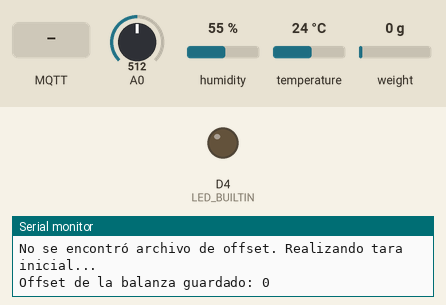
This sketch was run on a simulated ESP8266 (NodeMCU). On the bench: output pins drawn as LEDs (lit = HIGH, except the on-board LED, lit = LOW), the last lines printed to the serial monitor. The test bench sets the inputs (shaded band); at power-on: A0 = 512, humidity 55 %, temperature 24 °C, weight on the scale 0 g. WiFi joins after 1.5 s; servers stay silent unless stated; the local clock reads 2024-03-15 10:24:30 at power-on unless the sketch sets it; storage starts empty; no MQTT or app messages arrive unless stated.

Above: at 3.7 s.
3.8 s: MQTT message "0" arrives on the first subscribed topic
At 6.07 s:
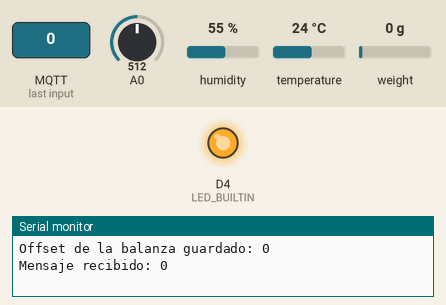
12.6 s: MQTT message "on" arrives on the first subscribed topic
17.5 s: MQTT message "off" arrives on the first subscribed topic
Timing chart, 0 to 27.6 s (numbered marks = the images above; inputs shaded):
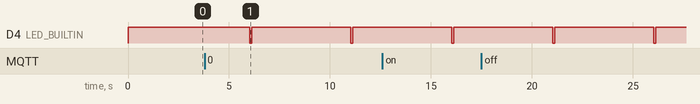

Measured:
- by itself, D4 (LED_BUILTIN): alternates HIGH for 4.9 s and LOW for 0.10 s

The sketch:

KPCL0022_Gem_1a.ino
```cpp
#include <ESP8266WiFi.h>
#include <WiFiClientSecure.h>
#include <PubSubClient.h>
#include <ArduinoJson.h>
#include <DHT.h>
#include "env.h"
#include <time.h>
#include "HX711.h"
#include <LittleFS.h>

// WiFi
String ssid, password;
unsigned long ultimoIntentoWiFi = 0;
int reintentosWiFi = 0;
bool esperandoReconectar = false;
unsigned long ultimoParpadeo = 0;
bool estadoLED = false;

// Device & MQTT
const char THINGNAME[] = "KPCL0022";
const char MQTT_HOST[] = "a2fvfjwoybq3qw-ats.iot.us-east-2.amazonaws.com";
const char AWS_IOT_PUBLISH_TOPIC[] = "KPCL0022/pub";
const char AWS_IOT_SUBSCRIBE_TOPIC[] = "KPCL0022/sub";

// Tiempo
long interval = 5000; // Ahora modificable por MQTT
const int8_t TIME_ZONE = -4;
unsigned long lastMillis = 0;

// Cliente seguro
WiFiClientSecure net;
BearSSL::X509List cert(cacert);
BearSSL::X509List client_crt(client_cert);
BearSSL::PrivateKey key(privkey);
PubSubClient client(net);

// DHT11
#define DHTPIN D5
#define DHTTYPE DHT11
DHT dht(DHTPIN, DHTTYPE);

// HX711
const int LOADCELL_DOUT_PIN = 12;
const int LOADCELL_SCK_PIN = 13;
HX711 scale;

// Estado de lectura
const int LECTURAS_REQUERIDAS = 3;
int lecturasValidas = 0;

// === FUNCIONES ===
void leerCredencialesWiFi() {
  if (!LittleFS.exists("/wifi.txt")) {
    ssid = "Jeivos";
    password = "jdayne2121";
    return;
  }
  File file = LittleFS.open("/wifi.txt", "r");
  if (file) {
    ssid = file.readStringUntil('\n');
    ssid.trim();
    password = file.readStringUntil('\n');
    password.trim();
    file.close();
  }
}

void guardarCredencialesWiFi(String newSSID, String newPASS) {
  File file = LittleFS.open("/wifi.txt", "w");
  if (file) {
    file.println(newSSID);
    file.println(newPASS);
    file.close();
    Serial.println("Credenciales guardadas. Reiniciando...");
    delay(1000);
    ESP.restart();
  }
}

void guardarOffsetBalanza(long offset) {
  File file = LittleFS.open("/scale_offset.txt", "w");
  if (file) {
    file.print(offset);
    file.close();
    Serial.println("Offset de la balanza guardado: " + String(offset));
  } else {
    Serial.println("Error al guardar el offset de la balanza.");
  }
}

void conectarWiFi() {
  Serial.println("Conectando a: " + ssid);
  WiFi.mode(WIFI_STA);
  WiFi.begin(ssid.c_str(), password.c_str());
  int intentos = 0;
  while (WiFi.status() != WL_CONNECTED && intentos < 20) {
    delay(500);
    Serial.print(".");
    intentos++;
  }
  if (WiFi.status() == WL_CONNECTED) {
    Serial.println("\nWiFi conectado. IP: " + WiFi.localIP().toString());
  } else {
    Serial.println("\nNo se pudo conectar a WiFi");
  }
}

void NTPConnect() {
  configTime(TIME_ZONE * 3600, 0, "pool.ntp.org", "time.nist.gov");
  time_t now = time(nullptr);
  while (now < 1510592825) {
    delay(500);
    Serial.print(".");
    now = time(nullptr);
  }
  Serial.println("\nHora sincronizada");
}

String getFormattedTime() {
  time_t now = time(nullptr);
  struct tm *timeinfo = localtime(&now);
  char buffer[30];
  strftime(buffer, sizeof(buffer), "%d/%m/%Y, %H:%M:%S", timeinfo);
  return String(buffer);
}

bool internetConectado() {
  return WiFi.status() == WL_CONNECTED;
}

void publishMessage() {
  float h = dht.readHumidity();
  float t = dht.readTemperature();
  int lightValue = analogRead(A0);
  float light = map(lightValue, 0, 1023, 0, 500);
  float weight = scale.get_units(10);
  String timestamp = getFormattedTime();

  if (!isnan(h) && !isnan(t)) {
    lecturasValidas++;
    if (lecturasValidas > LECTURAS_REQUERIDAS) {
      lecturasValidas = LECTURAS_REQUERIDAS;
    }
  }

  String status = (internetConectado() && lecturasValidas >= LECTURAS_REQUERIDAS) ? "online" : "offline";

  StaticJsonDocument<256> doc;
  doc["device_id"] = THINGNAME;
  doc["timestamp"] = timestamp;
  doc["humidity"] = h;
  doc["temperature"] = t;
  doc["light"] = light;
  doc["weight"] = weight;
  doc["status"] = status;

  char jsonBuffer[256];
  serializeJson(doc, jsonBuffer);

  // Enciende LED brevemente al publicar
  digitalWrite(LED_BUILTIN, LOW);
  delay(100);
  digitalWrite(LED_BUILTIN, HIGH);

  client.publish(AWS_IOT_PUBLISH_TOPIC, jsonBuffer);

  Serial.print("Device ID: " + String(THINGNAME));
  Serial.print(", Timestamp: " + timestamp);
  Serial.print(", Humidity: " + String(h) + " %");
  Serial.print(", Temperature: " + String(t) + " °C");
  Serial.print(", Light: " + String(light) + " lux");
  Serial.print(", Weight: " + String(weight) + " g");
  Serial.println(", Status: " + status);
}

void messageReceived(char *topic, byte *payload, unsigned int length) {
  payload[length] = '\0';
  String mensaje = String((char *)payload);
  Serial.println("Mensaje recibido: " + mensaje);

  StaticJsonDocument<200> doc;
  DeserializationError error = deserializeJson(doc, mensaje);
  if (!error) {
    if (doc.containsKey("ssid") && doc.containsKey("password")) {
      guardarCredencialesWiFi(doc["ssid"], doc["password"]);
    }

    // Opción de TARA remota
    if (doc.containsKey("tare") && doc["tare"] == true) {
      Serial.println("Ejecutando tara del sensor de peso...");
      scale.tare();
      Serial.println("Tara completada.");
      guardarOffsetBalanza(scale.get_offset());
    }

    // Actualizar intervalo de muestreo si viene un nuevo valor
    if (doc.containsKey("interval")) {
      long nuevoInterval = doc["interval"];
      if (nuevoInterval > 0) {
        interval = nuevoInterval;
        Serial.println("Nuevo intervalo de muestreo: " + String(interval) + " ms");
      }
    }

  } else {
    Serial.println("Error al parsear JSON recibido.");
  }
}

void conectarAWS() {
  NTPConnect();
  net.setTrustAnchors(&cert);
  net.setClientRSACert(&client_crt, &key);
  client.setServer(MQTT_HOST, 8883);
  client.setCallback(messageReceived);

  Serial.println("Conectando a AWS IoT Core...\n");
  while (!client.connect(THINGNAME)) {
    Serial.print(".");
    delay(1000);
  }

  if (client.connected()) {
    Serial.println(String(THINGNAME) + " Conectado a AWS IoT Core");
    client.subscribe(AWS_IOT_SUBSCRIBE_TOPIC);
  }
}

void gestionarReconexiónWiFi() {
  if (WiFi.status() == WL_CONNECTED) {
    esperandoReconectar = false;
    reintentosWiFi = 0;
    digitalWrite(LED_BUILTIN, HIGH); // Apaga LED
    return;
  }

  unsigned long ahora = millis();
  unsigned long tiempoEspera;

  switch (reintentosWiFi) {
    case 0: tiempoEspera = 1000; break;
    case 1: tiempoEspera = 3000; break;
    default: tiempoEspera = 6000; break;
  }

  // LED parpadeo
  if (ahora - ultimoParpadeo >= 500) {
    estadoLED = !estadoLED;
    digitalWrite(LED_BUILTIN, estadoLED ? LOW : HIGH);
    ultimoParpadeo = ahora;
  }

  if (!esperandoReconectar) {
    esperandoReconectar = true;
    ultimoIntentoWiFi = ahora;
  }

  if (ahora - ultimoIntentoWiFi >= tiempoEspera) {
    Serial.println("Intentando reconectar WiFi...");
    conectarWiFi();
    esperandoReconectar = false;
    reintentosWiFi++;
    if (WiFi.status() == WL_CONNECTED) {
      conectarAWS();
    }
  }
}

void setup() {
  Serial.begin(115200);
  LittleFS.begin();
  pinMode(LED_BUILTIN, OUTPUT);
  digitalWrite(LED_BUILTIN, HIGH);  // Apagado por defecto (activo LOW)
  leerCredencialesWiFi();
  conectarWiFi();

  if (WiFi.status() == WL_CONNECTED) {
    conectarAWS();
  }

  dht.begin();
  pinMode(A0, INPUT);
  scale.begin(LOADCELL_DOUT_PIN, LOADCELL_SCK_PIN);
  scale.set_scale(4198);

  if (LittleFS.exists("/scale_offset.txt")) {
    File file = LittleFS.open("/scale_offset.txt", "r");
    if (file) {
      String offsetStr = file.readString();
      file.close();
      long offset = offsetStr.toInt();
      scale.set_offset(offset);
      Serial.println("Offset de balanza cargado desde archivo: " + String(offset));
    }
  } else {
    Serial.println("No se encontró archivo de offset. Realizando tara inicial...");
    scale.tare();
    guardarOffsetBalanza(scale.get_offset());
  }
}

void loop() {
  if (millis() - lastMillis > interval) {
    lastMillis = millis();
    if (client.connected()) {
      publishMessage();
    }
  }

  if (WiFi.status() != WL_CONNECTED) {
    gestionarReconexiónWiFi();
  }

  if (WiFi.status() == WL_CONNECTED && !client.connected()) {
    conectarAWS();
  }

  client.loop();
}
```
